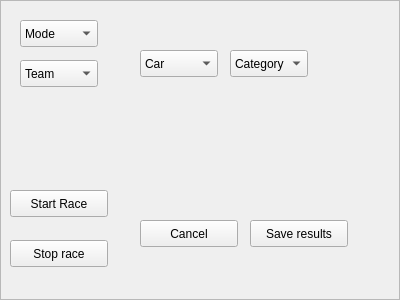
<?xml version="1.0" encoding="UTF-8"?>
<ui version="4.0">
 <class>WindowNewRace</class>
 <widget class="QFrame" name="WindowNewRace">
  <property name="geometry">
   <rect>
    <x>0</x>
    <y>0</y>
    <width>400</width>
    <height>300</height>
   </rect>
  </property>
  <property name="windowTitle">
   <string>Frame</string>
  </property>
  <property name="frameShape">
   <enum>QFrame::StyledPanel</enum>
  </property>
  <property name="frameShadow">
   <enum>QFrame::Raised</enum>
  </property>
  <widget class="QPushButton" name="ButtonStartRace">
   <property name="geometry">
    <rect>
     <x>10</x>
     <y>190</y>
     <width>98</width>
     <height>27</height>
    </rect>
   </property>
   <property name="text">
    <string>Start Race</string>
   </property>
  </widget>
  <widget class="QPushButton" name="ButtonStopRace">
   <property name="geometry">
    <rect>
     <x>10</x>
     <y>240</y>
     <width>98</width>
     <height>27</height>
    </rect>
   </property>
   <property name="text">
    <string>Stop race</string>
   </property>
  </widget>
  <widget class="QPushButton" name="ButtonCancel">
   <property name="geometry">
    <rect>
     <x>140</x>
     <y>220</y>
     <width>98</width>
     <height>27</height>
    </rect>
   </property>
   <property name="text">
    <string>Cancel</string>
   </property>
  </widget>
  <widget class="QPushButton" name="ButtonSaveResults">
   <property name="geometry">
    <rect>
     <x>250</x>
     <y>220</y>
     <width>98</width>
     <height>27</height>
    </rect>
   </property>
   <property name="text">
    <string>Save results</string>
   </property>
  </widget>
  <widget class="QComboBox" name="ButtonModeSelect">
   <property name="geometry">
    <rect>
     <x>20</x>
     <y>20</y>
     <width>78</width>
     <height>27</height>
    </rect>
   </property>
   <item>
    <property name="text">
     <string>Mode</string>
    </property>
   </item>
  </widget>
  <widget class="QComboBox" name="ButtonTeamSelect">
   <property name="geometry">
    <rect>
     <x>20</x>
     <y>60</y>
     <width>78</width>
     <height>27</height>
    </rect>
   </property>
   <item>
    <property name="text">
     <string>Team</string>
    </property>
   </item>
  </widget>
  <widget class="QComboBox" name="ButtonCarSelect">
   <property name="geometry">
    <rect>
     <x>140</x>
     <y>50</y>
     <width>78</width>
     <height>27</height>
    </rect>
   </property>
   <item>
    <property name="text">
     <string>Car</string>
    </property>
   </item>
  </widget>
  <widget class="QComboBox" name="ButtonCategorySelect">
   <property name="geometry">
    <rect>
     <x>230</x>
     <y>50</y>
     <width>78</width>
     <height>27</height>
    </rect>
   </property>
   <item>
    <property name="text">
     <string>Category</string>
    </property>
   </item>
  </widget>
 </widget>
 <resources/>
 <connections/>
</ui>
